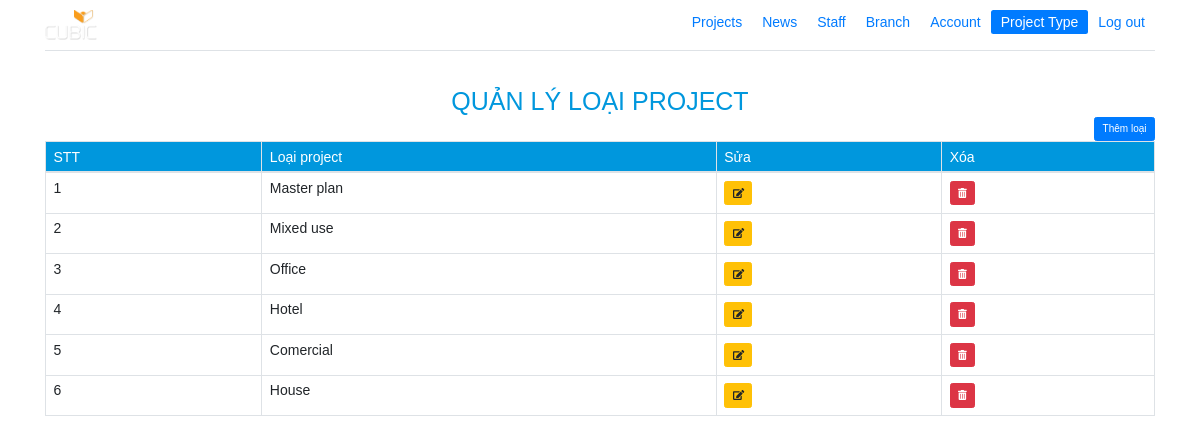
Screenshot of /admin/project_type.php (signed in) with the database file from the repository.
### tables this page shows
CREATE TABLE `tb_project_type` (
  `id` int(11) NOT NULL,
  `name` varchar(50) DEFAULT NULL
);

### admin/project_type.php (the view, shortened to what this page needs)
<!DOCTYPE html>
<html lang="en">
  <head>
    <link rel="stylesheet" href="../css/reset.css" />
    <link rel="stylesheet" href="../assets/css/bootstrap.min.css" />
    <link rel="stylesheet" href="./css/style.css" />
  </head>
  <body>
    <?php include('./component/header.php');
    ?>
    <div class="container title">
        <h1 class="text-center">Quản lý loại project</h1>
      </div>
    <div class="container">
        <div class="search position-relative">
              <div class="position-absolute" style="bottom: 0; right:0;"><a href="./form_add_project_type.php" class="btn btn-primary">Thêm loại</a></div>
        </div>
    </div>
    <div class="container">
      <table class="table table-hover table-bordered">
        <thead>
          <tr style="background-color: #0097dd;color:#fff;">
            <th>STT</th>
            <th>Loại project</th>
            <th>Sửa</th>
            <th>Xóa</th>
          </tr>
        </thead>
        <tbody id="myTable">
        <?php
                $sql = "select * from tb_project_type";
                $res = mysqli_query($conn, $sql);
                $count = mysqli_num_rows($res);
                if($count>0)
                {
                    $stt = 0;
                    while($row=mysqli_fetch_assoc($res))
                    {
                        $stt++;
                        $id = $row['id'];
                        $name = $row['name'];
                        ?>
                        <tr>
                            <th scope="row"><?php echo $stt?></th>
                            <td><?php echo $name?></td>
                            <td><a href="./form_edit_project_type.php?id=<?php echo $id?>" class="btn btn-warning"><i class="fas fa-edit"></i></a></td>
                            <td><a href="./delete_project_type.php?id=<?php echo $id?>" class="btn btn-danger"><i class="fas fa-trash-alt"></i></a></td>
                        </tr>
              <?php
                    }
                }
              ?>
        </tbody>
      </table>
    </div>
  </body>
</html>

### admin/css/style.css (style rules this page uses)
*, *:before, *:after { box-sizing: border-box; }
html { font-size: 62.5%; font-family: Arial, Helvetica, sans-serif; }
a, a:hover { text-decoration: none; cursor: pointer !important; }
body { font-family: Arial, Helvetica, sans-serif; font-size: 14px; line-height: 1; width: 100%; overflow-x: hidden; background: #fff; position: relative; }
:root { --font-size-1: 35px; --font-size-2: 17px; --font-size-3: 14px; --gray-dark: #4c4d4f; --gray-light: #666666; --blue: #0097dd; }
.title { font-size: var(--font-size-2); text-transform: uppercase; padding: 20px; color: var(--blue); font-weight: 700; }

### rows the page displays
tb_project_type: name "Master plan"
tb_project_type: name "Mixed use"
tb_project_type: name "Office"
tb_project_type: name "Hotel"
tb_project_type: name "Comercial"
tb_project_type: name "House"
